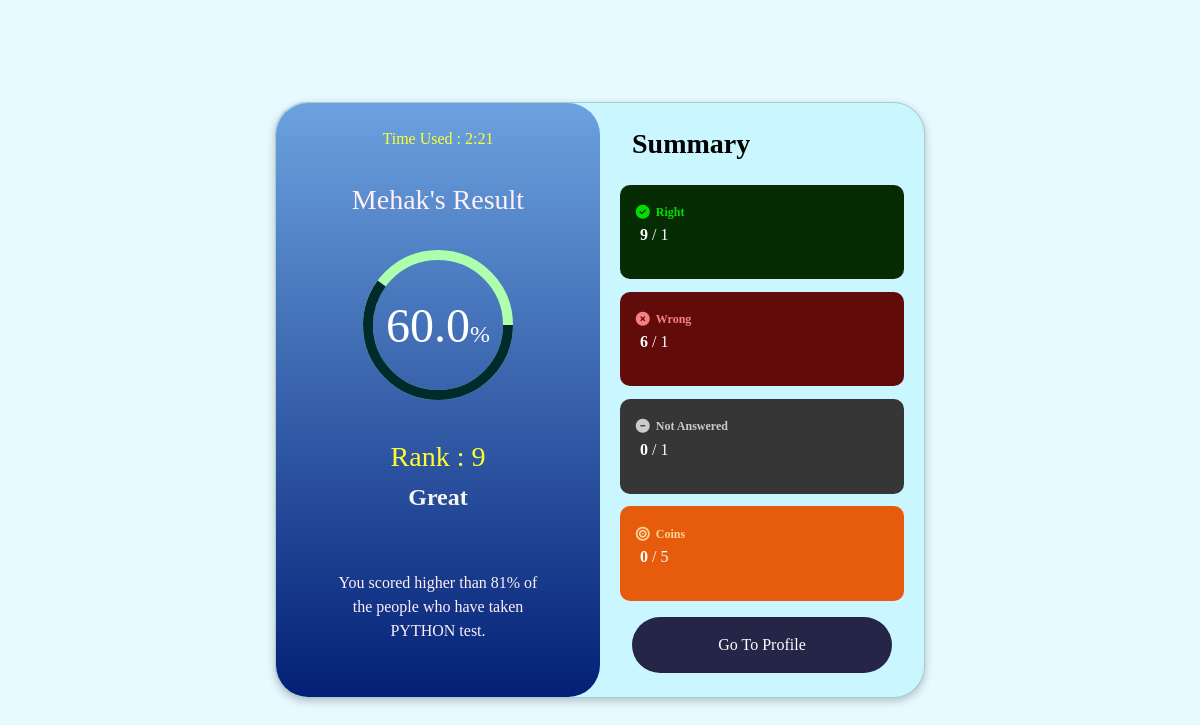
Page /bbresult/1/1/ (signed in) on the committed database.
### bbhome/models.py (models this page shows, shortened)
class CustomUser(AbstractUser):
    username=None
    email=models.EmailField(unique=True)
    first_name=models.CharField(max_length=50)
    last_name=models.CharField(max_length=50)
    auth_token=models.CharField(max_length=100)
    user_profile_image=models.ImageField(upload_to="profile",default="defaultprofile.jpg")
    is_email_verified=models.BooleanField(default=False)
    is_student=models.BooleanField(default=False)
    is_employee=models.BooleanField(default=False)
    test_attempted=models.IntegerField(default=0)
    objects=UserManager()
    USERNAME_FIELD='email'
    REQUIRED_FIELDS=[]

class points(models.Model):
    user=models.ForeignKey(CustomUser,on_delete=models.CASCADE )
    resultid=models.IntegerField(primary_key=True,auto_created=True)
    type=models.CharField(max_length=30)
    right=models.IntegerField()
    wrong=models.IntegerField()
    n_a=models.IntegerField()
    point=models.FloatField()
    total_que=models.IntegerField(default=False,blank=True)
    coins=models.IntegerField(default=0)
    date=models.DateField(auto_now=True)
    quiztime=models.IntegerField()
    time=models.TimeField(auto_now=True)

### bbhome/views.py (the view)
# urls.py: path('bbresult/<int:id>/<int:length>/',views.bbresult,name='bbresult'),
@login_required
def bbresult(request,id,length):
    myprofile=User.objects.filter(email=request.user.email).first()
    percentid=points.objects.filter(resultid=id).first()
    print(percentid.resultid)
    percent=list(points.objects.filter(type=percentid.type).order_by('-coins','quiztime'))
    print('coins : ',percent[0].coins)
    lp=len(percent)
    q=1
    lp_id=int()
    for i in percent:
        if(percentid.resultid==i.resultid):
            lp_id=q
            break
        q+=1
    print(lp,"    ",lp_id)
    per=(lp_id*100)/lp
    print('percent :',100-per)
    print('my name : ',myprofile.email)
    min = int(percentid.quiztime) // (60 * 1000)
    sec = (int(percentid.quiztime) % (60 * 1000)) / 1000;
    print(min,int(sec))
    min1=10-int(min)
    sec1=60-int(sec)
    grade=math.trunc(100-per)
    g=str()
    if grade>=95:
        g='Outstanding'
    if grade<95 and grade>=85:
        g='Excellent'
    if grade<85 and grade>=75:
        g='Great'
    if grade<75 and grade>=65:
        g='Good'
    if grade<65 and grade>=55:
        g='Average'
    if grade<55:
        g='Need Improvement'
    return render(request,'result.html',{'name':myprofile.first_name,'type':percentid.type,'count':percentid.right,'n_a':percentid.n_a,'wrong':percentid.wrong,'coins':percentid.coins,'point':percentid.point,'min':min1,'sec':sec1,'percent':math.trunc(100-per),'length':length,'id':percentid.resultid,'rank':lp_id,'grade':g})

### bbhome/templates/result.html (shortened to what this page needs)
<!DOCTYPE html>
{% load static %}
<html lang="en">
<head>
    <link href="https://cdn.jsdelivr.net/npm/bootstrap@5.3.0/dist/css/bootstrap.min.css" rel="stylesheet"
>
    <link rel="stylesheet" href="https://cdnjs.cloudflare.com/ajax/libs/font-awesome/4.7.0/css/font-awesome.min.css">
</head>
<body>
    <div class="card">
        <div class="card-container">
            <section class="result">
                <p style="color: rgb(255, 255, 47)">Time Used : {{min}}:{{sec}}</p>
                <h3 class="title">{{name}}'s Result</h3>
                <div class="circle">
                    <div class="box">
                        <div class="percent">
                            <svg>
                                <circle cx="70" cy="70" r="70"></circle>
                                <circle cx="70" cy="70" r="70"></circle>
                            </svg>
                            <div class="number">
                                <h2>{{point}}<span>%</span></h2>
                            </div>
                        </div>
                    </div>
                    <h3 style="color: rgb(255, 255, 47); margin-top: 10px;">Rank : {{rank}}</h3>
                </div>
                <b>{{grade}}</b>
                <p class="info">
                    You scored higher than {{percent}}% of the people who have taken {{type|upper}} test.
                </p>
            </section>
            <section class="summary">
                <h3 class="title">Summary</h3>
                <div class="rows">
                    <div class="row">
                        <div class="badge">
                            <i class="fa fa-check-circle" style="font-size:14px;color: rgb(0, 222, 0)"></i>
                            <b>Right</b>
                        </div>
                        <p><b>{{count}}</b> / {{length}} </p>
                    </div>
                    <div class="row">
                        <div class="badge">
                            <i class="fa fa-times-circle" style="font-size: 14px;color:rgb(245, 128, 128);"></i>
                            <b>Wrong</b>
                        </div>
                        <p><b>{{wrong}}</b> / {{length}}</p>
                    </div>
                    <div class="row">
                        <div class="badge">
                            <i class="fa fa-minus-circle" style="font-size:14px;color: rgb(203, 203, 203);"></i>
                            <b>Not Answered</b>
                        </div>
                        <p><b>{{n_a}}</b> / {{length}}</p>
                    </div>
                    <div class="row">
                        <div class="badge">
                            <i class="fa fa-bullseye" style="font-size: 14px;color: rgb(254, 212, 152);"></i>
                            <b>Coins</b>
                        </div>
                        <p><b>{{coins}}</b> / 5</p>
                    </div>
                </div>
                <button id="profile_btn" class="btn">Go To Profile</button>
            </section>
        </div>
    </div>
</body>
</html>

### rows in the picture
CustomUser: first_name "Mehak"
points: point "60.0", type "PYTHON"

### other values in the picture
{{ min }} "2"
{{ sec }} "21"
{{ rank }} "9"
{{ grade }} "Great"
{{ percent }} "81"
{{ count }} "9"
{{ length }} "1"
{{ wrong }} "6"
{{ n_a }} "0"
{{ coins }} "0"
